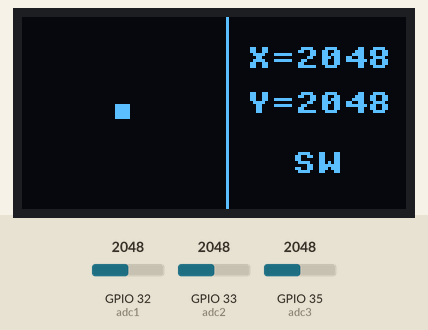
Simulated run of this program. Board: ESP32 board running MicroPython. Shown: 128×64 one-colour display. Inputs (shaded band) come from the test bench; at power-on: GPIO 32 (adc1) = 2048, GPIO 33 (adc2) = 2048, GPIO 35 (adc3) = 2048 (analog values on the 0–4095 scale).

Above: at 1.2 s.
1.3 s: GPIO 32 (adc1) set to 2866
At 2.5 s:
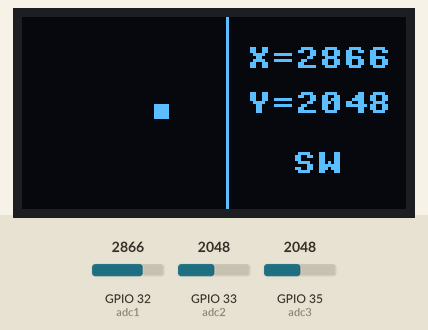
2.8 s: GPIO 33 (adc2) set to 2866
At 3.5 s:
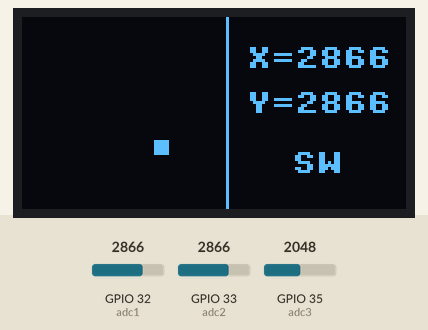
4.3 s: GPIO 35 (adc3) set to 0
At 5.5 s:
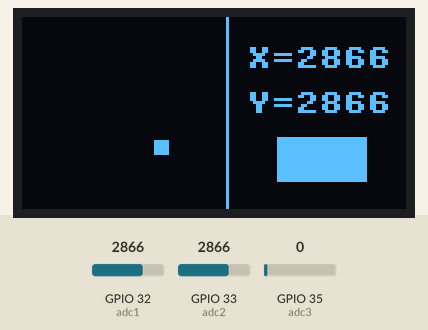
5.8 s: GPIO 32 (adc1) set to 3603
At 6.6 s:
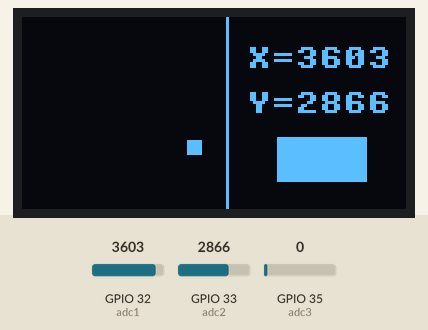
7.3 s: GPIO 35 (adc3) set to 63
At 8.5 s:
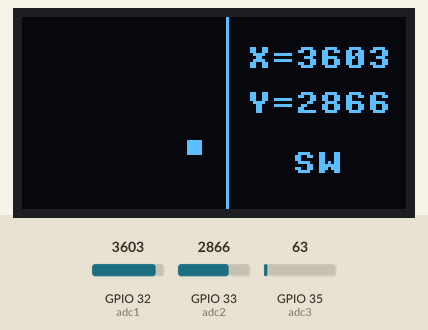
8.8 s: GPIO 33 (adc2) set to 3603
At 9.5 s:
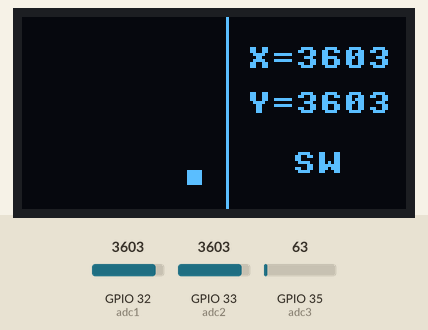
Timing chart, 0 to 11.3 s (numbered marks = the images above; inputs shaded):
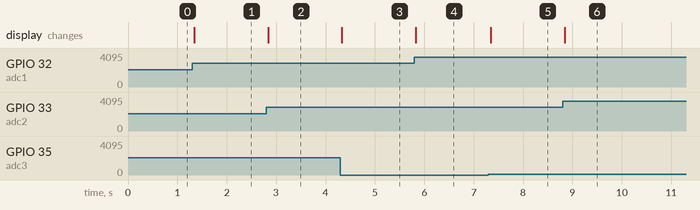

The program:

OLED_______.py
```python
'''
接线：OLED(IIC)
       SCL-->(18)
       SDA-->(23)
      摇杆
       X轴-->(32)
       Y轴-->(33)
       SW-->(35)
'''

#导入Pin模块
from machine import Pin
import time
from machine import SoftI2C
from ssd1306 import SSD1306_I2C  #I2C的oled选该方法
from machine import ADC
from machine import Timer

#创建硬件I2C对象
#i2c=I2C(0,sda=Pin(19), scl=Pin(18), freq=400000)

#创建软件I2C对象
i2c = SoftI2C(sda=Pin(23), scl=Pin(18))
#创建OLED对象，OLED分辨率、I2C接口
oled = SSD1306_I2C(128, 64, i2c)
#定义ADC控制对象
adc1=ADC(Pin(32))
adc1.atten(ADC.ATTN_11DB)  #开启衰减，量程增大到3.3V
adc2=ADC(Pin(33))
adc2.atten(ADC.ATTN_11DB)  #开启衰减，量程增大到3.3V
adc3=ADC(Pin(35))
adc3.atten(ADC.ATTN_11DB)  #开启衰减，量程增大到3.3V

a=0
b=0

#定时器0中断函数
def time0_irq(time0):
    global a
    global b
    a=63*adc1.read()//4095
    b=59*adc2.read()//4095
    oled.fill(0)
    if adc3.read()<10 :
        oled.fill_rect(85,40,30,15,1)  #画填充矩形
    oled.fill_rect(a,b,5,5,1)  #画填充矩形
    oled.vline(68,0,64,1) #画分割线
    oled.text("X=%04d"%adc1.read(), 75, 10)
    oled.text("Y=%04d"%adc2.read(), 75, 25)
    oled.text("SW", 90, 45)
    oled.show()  #执行显示


#程序入口
if __name__=="__main__":
    time0=Timer(0)  #创建time0定时器对象
    time0.init(period=1,mode=Timer.PERIODIC,callback=time0_irq)
    while True:
        pass
                
```

Measured:
- after the input at 1.3 s, the display: changes at once (image 1)
- after the input at 2.8 s, the display: changes at once (image 2)
- after the input at 4.3 s, the display: changes at once (image 3)
- after the input at 5.8 s, the display: changes at once (image 4)
- after the input at 7.3 s, the display: changes after 0.05 s (image 5)
- after the input at 8.8 s, the display: changes at once (image 6)
